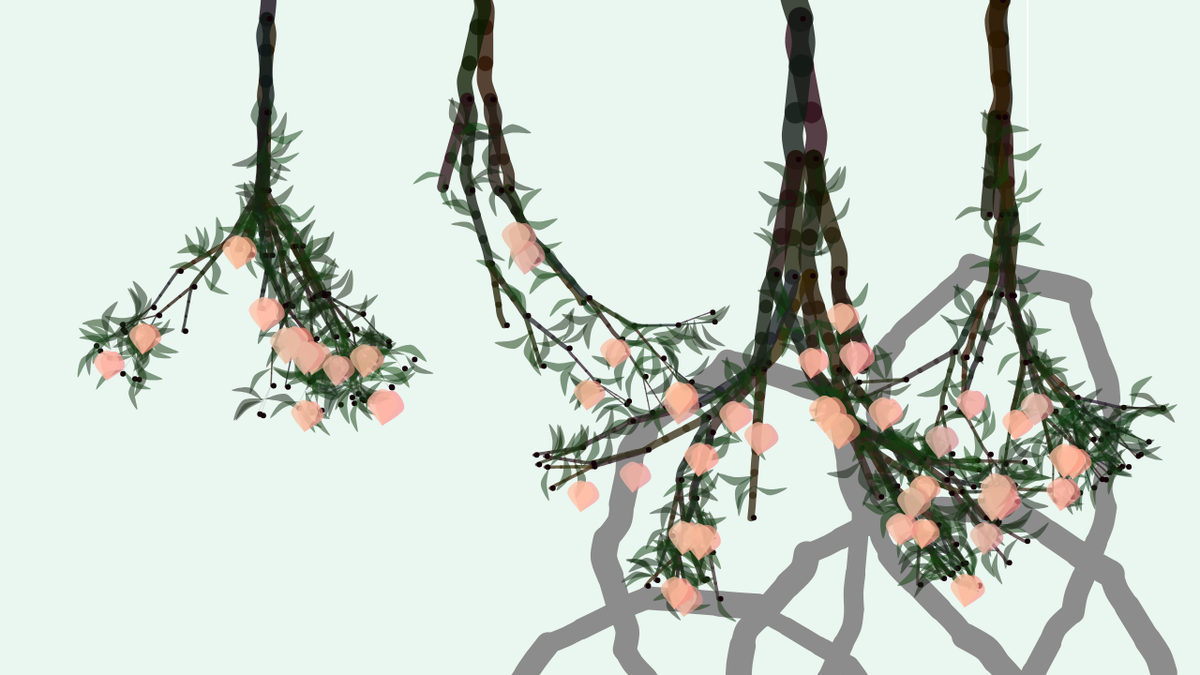
Frame 1 (no input)
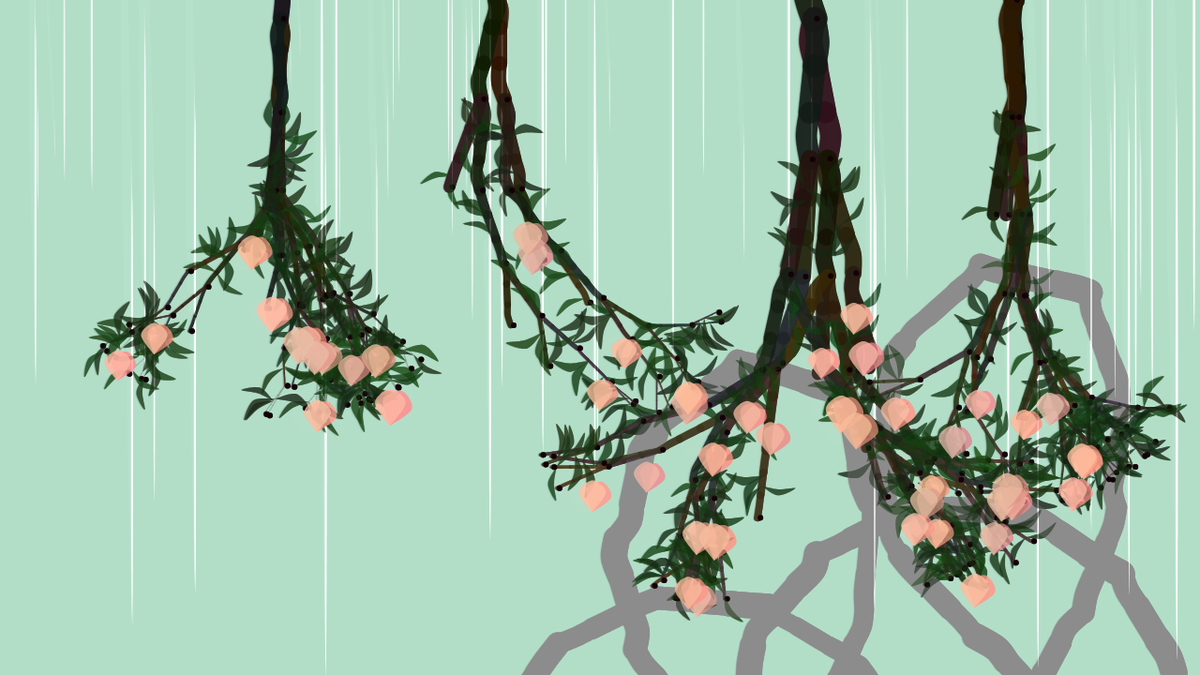
Frame 60 (no input)
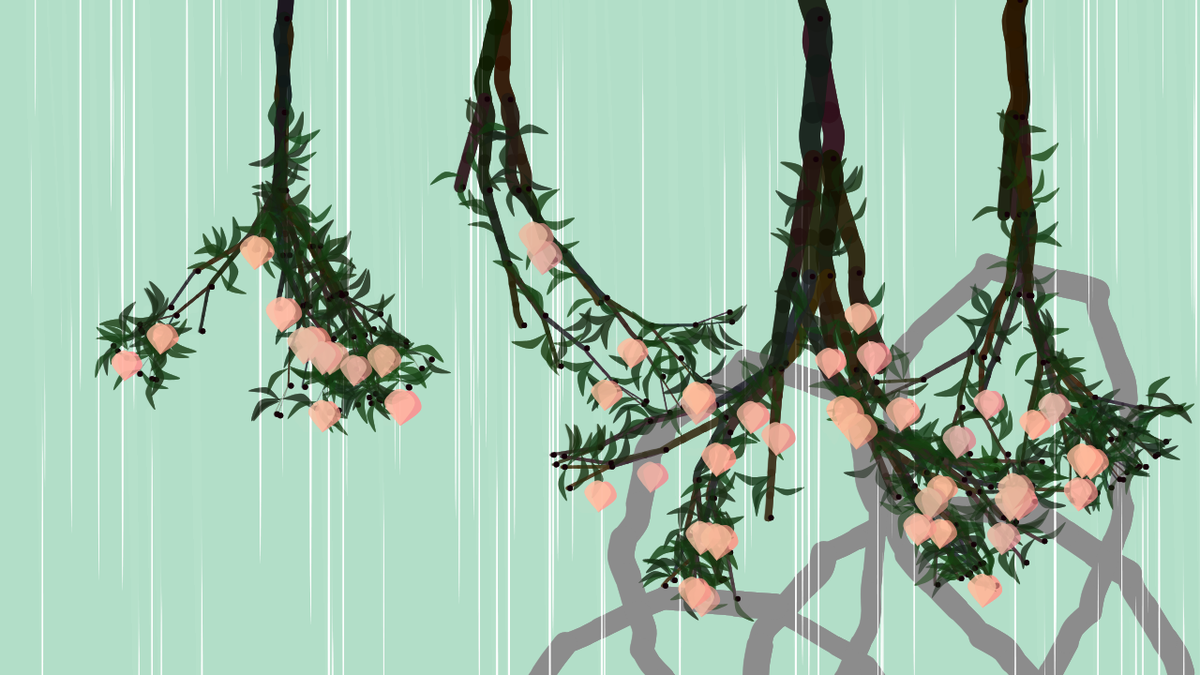
Frame 120 (the mouse pressed at the canvas centre since frame 60)

The p5.js sketch that drew these frames (run headless with seeded random() and noise() and a simulated clock; from frame 60 on, the mouse is pressed at the canvas centre):

// p5.js sketch
// ── sketch.js
let canvas;
let PEA_BRANCH_ANGLE;
let joints = [];
let branches = [];
let peaches = [];
let peachesleaves = [];
let mjoints = [];
let mbranches = [];
let waterfalls = [];

function setup() {
  canvas = createCanvas(1280, 720);
  noCursor();

  PEA_BRANCH_ANGLE = -PI / 20;
  let start4 = createVector((width * 5) / 6, -150);
  let start3 = createVector((width * 2) / 3, -160);
  let start2 = createVector(width / 2.5, -150);
  let start1 = createVector(width / 4.5, -100);
  joints.push(start1);

  branch(start4, 0, 150);

  joints.push(start4);

  branch(start3, 0, 180);

  joints.push(start3);

  branch(start2, 0, 140);

  joints.push(start1);

  branch(start1, 0, 120);

  let start5 = createVector(width / 1.2, height + 100);
  let start6 = createVector(width / 1.5, height + 200);
  mjoints.push(start5);
  mjoints.push(start6);
  mbranch(start5, 0, 120);
  mbranch(start6, 0, 50);
}

function draw() {
    let xOffset = sin(frameCount * 0.01) * 20;
  translate(xOffset, 0); 
  
  background(
    180 + 20 * sin(frameCount * 0.0001),
    220 + 20 * sin(frameCount * 0.0001),
    200 + 14 * sin(frameCount * 0.0001),
    70
  );

  let windForce = map(sin(frameCount * 0.05), -1, 1, -0.1, 0.1);

  let wind = createVector(windForce, 0);

  for (let i = 0; i < mbranches.length; i++) {
    mbranches[i].display();
  }

  if (waterfalls.length >= 1349) {
    waterfalls.shift();
  }

  waterfalls.push(new Waterfall(random(width), 1));

  for (let i = 0; i < waterfalls.length; i++) {
    let w = waterfalls[i];

    let gravity = createVector(0, 1 * w.mass);

    w.applyForce(gravity);

    let resistance = w.vel.copy();
    resistance.mult(-1);
    let speedr = w.vel.mag();

    let dragForce = speedr * speedr * 0.03;
    resistance.mult(dragForce);

    w.applyForce(resistance);

    w.update();

    w.display();
  }

  for (let i = 0; i < branches.length; i++) {
    branches[i].update(wind);
    branches[i].display();
  }
  for (let i = 0; i < joints.length; i++) {
    noStroke();
    noFill();
    fill(20, 0, 8);
    circle(joints[i].x + 3, joints[i].y, 6);
  }

  for (let i = 0; i < peachesleaves.length; i++) {
    peachesleaves[i].display();
  }

  for (let i = 0; i < peaches.length; i++) {
    peaches[i].display();
  }
}

function mbranch(from, angle, len, gen = 0) {
  let vector = p5.Vector.fromAngle(angle).setMag(len);
  let to = p5.Vector.add(from, vector);

  mjoints.push(to);

  let thickness = map(len, 110, 120, 10, 30);
  let stiffness = 0;

  // construct objects
  mbranches.push(new MBranch(from, to, thickness, 150, stiffness, gen));

  // alteration
  len = random(115, 120);
  gen++;

  // recursion
  if (gen >= 0 && gen < 3) {
    let angle1 = angle - PI / 3 + random(-0.1, 0.1);
    mbranch(to, angle1, len, gen);
  } else if (gen >= 3 && gen < 8) {
    let angle1 = angle + PEA_BRANCH_ANGLE * 0.7 - 0.4;
    mbranch(to, angle1, len, gen);
  } else if (gen >= 8 && gen < 10) {
    let angle1 = angle - PI / 3 + random(-0.1, 0.1);
    mbranch(to, angle1, len, gen);
  } else if (gen >= 10 && gen < 15) {
    let angle1 = angle - PEA_BRANCH_ANGLE * 0.7 - 0.4;
    mbranch(to, angle1, len, gen);
  } else if (gen >= 15 && gen < 17) {
    let angle1 = angle - PI / 3 + random(-0.1, 0.1);
    mbranch(to, angle1, len, gen);
  } else if (gen >= 17 && gen < 20) {
    let angle1 = angle + PEA_BRANCH_ANGLE * 0.7 - 0.4;
    mbranch(to, angle1, len, gen);
    if (random() < 0.2) {
      let angle2 = angle + 0.5 * PEA_BRANCH_ANGLE + random(-0.5, 0.5);
      mbranch(to, angle2, len, gen);
    }
    if (random() < 0.1) {
      let angle3 = angle - PEA_BRANCH_ANGLE * 0.8 + random(-0.5, 0.5);
      mbranch(to, angle3, len, gen);
    }
  } else if (gen >= 17 && gen < 22) {
    let angle1 = angle - PI / 30;
    mbranch(to, angle1, len, gen);
  }
}

function branch(from, angle, len, gen = 0) {
  let vector = p5.Vector.fromAngle(angle + PI / 2).setMag(len);
  let to = p5.Vector.add(from, vector);

  joints.push(to);

  let thickness = map(len, 35, 150, 0.5, 25);
  let stiffness = 0;

  // construct objects
  branches.push(new Branch(from, to, thickness, 150, stiffness, gen));

  if (gen >= 2 && gen <= 7) {
    if (random() < 0.8) {
      peachesleaves.push(new PeachesLeave(from, to, 1, 50));
    }
  }

  if (gen >= 3) {
    if (random() < 0.2) {
      peaches.push(new Peaches(from, to, 1, 50));
    }
  }

  // alteration
  len = (len * 5) / 6;
  gen++;

  // recursion
  if (gen >= 0 && gen < 3) {
    let angle1 = angle + PEA_BRANCH_ANGLE * 0.5 + random(-0.1, 0.1);
    branch(to, angle1, len, gen);

    let angle2 = angle - PEA_BRANCH_ANGLE * 0.5 + random(-0.1, 0.1);
    branch(to, angle2, len, gen);
  } else if (gen >= 3 && gen < 8) {
    if (random() < 0.5) {
      let angle1 = angle + PEA_BRANCH_ANGLE * 0.8 + random(-0.5, 0.5);
      branch(to, angle1, len, gen);
    }

    if (random() < 0.4) {
      let angle1 = angle + 0.5 * PEA_BRANCH_ANGLE + random(-0.5, 0.5);
      branch(to, angle1, len, gen);
    }

    if (random() < 0.3) {
      let angle3 = angle - 0.5 * PEA_BRANCH_ANGLE + random(-0.5, 0.5);
      branch(to, angle3, len, gen);
    }

    if (random() < 0.2) {
      let angle4 = angle - PEA_BRANCH_ANGLE * 0.8 + random(-0.5, 0.5);
      branch(to, angle4, len, gen);
    }
  }
}

class MBranch {
  constructor(from, to, thickness, len, stiffness, gen) {
    this.from = from;
    this.to = to;
    this.thickness = thickness;
    this.len = (len * thickness) / 40;
    this.k = stiffness;
    this.bend = (random(-10, 10) * thickness) / 30;
    this.gen = gen;
  }

  display() {
    let midX1 = lerp(this.from.x, this.to.x, 1 / 6);
    let midY1 = lerp(this.from.y, this.to.y, 1 / 6);

    let midX2 = lerp(this.from.x, this.to.x, 1 / 3);
    let midY2 = lerp(this.from.y, this.to.y, 1 / 3);

    let midX3 = lerp(this.from.x, this.to.x, 1 / 2);
    let midY3 = lerp(this.from.y, this.to.y, 1 / 2);

    let midX4 = lerp(this.from.x, this.to.x, 2 / 3);
    let midY4 = lerp(this.from.y, this.to.y, 2 / 3);

    let midX5 = lerp(this.from.x, this.to.x, 5 / 6);
    let midY5 = lerp(this.from.y, this.to.y, 5 / 6);
    push();
    stroke(140);
    noFill();

    beginShape();
    strokeWeight(this.thickness);

    curveVertex(this.from.x, this.from.y);
    curveVertex(this.from.x, this.from.y);
    curveVertex(midX1 + this.bend, midY1);
    curveVertex(midX2 + this.bend * 0.4, midY2);
    curveVertex(midX2 + this.bend * 0.4, midY2);
    endShape();

    beginShape();
    strokeWeight(this.thickness * 0.95);
    curveVertex(midX2 + this.bend * 0.4, midY2);
    curveVertex(midX2 + this.bend * 0.4, midY2);
    curveVertex(midX3, midY3);
    curveVertex(midX4 - this.bend * 0.4, midY4);
    curveVertex(midX4 - this.bend * 0.4, midY4);
    endShape();

    beginShape();
    strokeWeight(this.thickness * 0.9);
    curveVertex(midX4 - this.bend * 0.4, midY4);
    curveVertex(midX4 - this.bend * 0.4, midY4);
    curveVertex(midX5 - this.bend, midY5);
    curveVertex(this.to.x, this.to.y);
    curveVertex(this.to.x, this.to.y);
    endShape();
    pop();
  }
}

class Branch {
  constructor(from, to, thickness, len, stiffness, gen) {
    this.from = from;
    this.to = to;
    this.thickness = thickness;
    this.len = (len * thickness) / 30;
    this.k = stiffness;
    this.bend = (random(-10, 10) * thickness) / 30;
    this.gen = gen;
    let inc = 5;
    this.col = color(
      25 + random(-20, 20) + gen * inc,
      17 + random(-10, 10) + gen * inc,
      8 + random(-20, 20) + gen * inc,
      200
    );
  }

  update(wind) {
    let vector = p5.Vector.sub(this.to, this.from);
    let distance = vector.mag();
    let stretch = distance - this.len;
    let force = vector
      .copy()
      .normalize()
      .mult(stretch * this.k);

    force.add(wind);
    this.from.add(force);
    this.to.sub(force);
  }

  display() {
    let midX1 = lerp(this.from.x, this.to.x, 1 / 6);
    let midY1 = lerp(this.from.y, this.to.y, 1 / 6);

    let midX2 = lerp(this.from.x, this.to.x, 1 / 3);
    let midY2 = lerp(this.from.y, this.to.y, 1 / 3);

    let midX3 = lerp(this.from.x, this.to.x, 1 / 2);
    let midY3 = lerp(this.from.y, this.to.y, 1 / 2);

    let midX4 = lerp(this.from.x, this.to.x, 2 / 3);
    let midY4 = lerp(this.from.y, this.to.y, 2 / 3);

    let midX5 = lerp(this.from.x, this.to.x, 5 / 6);
    let midY5 = lerp(this.from.y, this.to.y, 5 / 6);
    push();
    stroke(this.col);
    noFill();

    beginShape();
    strokeWeight(this.thickness);

    curveVertex(this.from.x, this.from.y);
    curveVertex(this.from.x, this.from.y);
    curveVertex(midX1 + this.bend, midY1);
    curveVertex(midX2 + this.bend * 0.4, midY2);
    curveVertex(midX2 + this.bend * 0.4, midY2);
    endShape();

    beginShape();
    strokeWeight(this.thickness * 0.95);
    curveVertex(midX2 + this.bend * 0.4, midY2);
    curveVertex(midX2 + this.bend * 0.4, midY2);
    curveVertex(midX3, midY3);
    curveVertex(midX4 - this.bend * 0.4, midY4);
    curveVertex(midX4 - this.bend * 0.4, midY4);
    endShape();

    beginShape();
    strokeWeight(this.thickness * 0.9);
    curveVertex(midX4 - this.bend * 0.4, midY4);
    curveVertex(midX4 - this.bend * 0.4, midY4);
    curveVertex(midX5 - this.bend, midY5);
    curveVertex(this.to.x, this.to.y);
    curveVertex(this.to.x, this.to.y);
    endShape();
    pop();
  }
}

class PeachesLeave {
  constructor(from, to, pct, size) {
    this.from = from;
    this.to = to;
    this.pct1 = pct * random(0.2, 0.5);
    this.pct2 = pct * random(0.5, 1);
    this.size = size * random(0.25, 0.5);
    this.col = color(
      20 + random(-5, 5),
      50 + random(-20, 20),
      16 + random(-5, 5),
      130
    );

    this.angle = random(PI * 2);
  }
  display() {
    let Px1 = lerp(this.from.x, this.to.x, this.pct1);
    let Py1 = lerp(this.from.y, this.to.y, this.pct1);

    push();
    translate(Px1, Py1); // anchor of the transformation
    rotate(this.angle); //
    noStroke();
    fill(this.col);
    beginShape();
    curveVertex(0, 0);
    curveVertex(0, 0);
    curveVertex(3, 20);
    curveVertex(sin(frameCount * 0.05) * 2, 40);
    curveVertex(12, 20);
    curveVertex(0, 0);
    curveVertex(0, 0);
    endShape();
    rotate(PI / 10 + this.angle);
    beginShape();
    curveVertex(0, 0);
    curveVertex(0, 0);
    curveVertex(3, -20);
    curveVertex(sin(frameCount * 0.05) * 2, -40);
    curveVertex(12, -20);
    curveVertex(0, 0);
    curveVertex(0, 0);
    endShape();
    pop();

    let Px2 = lerp(this.from.x, this.to.x, this.pct2);
    let Py2 = lerp(this.from.y, this.to.y, this.pct2);

    push();
    translate(Px2, Py2); // anchor of the transformation
    rotate(this.angle); //
    scale(0.9);
    noStroke();
    fill(this.col);
    beginShape();
    curveVertex(0, 0);
    curveVertex(0, 0);
    curveVertex(3, -20);
    curveVertex(sin(frameCount * 0.05) * 2, -40);
    curveVertex(10, -20);
    curveVertex(0, 0);
    curveVertex(0, 0);
    endShape();
    rotate(PI / 10 + this.angle);
    beginShape();
    curveVertex(0, 0);
    curveVertex(0, 0);
    curveVertex(3, -20);
    curveVertex(sin(frameCount * 0.05) * 2, -40);
    curveVertex(10, -20);
    curveVertex(0, 0);
    curveVertex(0, 0);
    endShape();
    pop();
  }
}

class Peaches {
  constructor(from, to, pct, size) {
    this.from = from;
    this.to = to;
    this.pct = pct * random(0.2, 0.8);
    this.size = size * random(0.8, 1);
    this.angle = random(PI * 2);

    this.col1 = color(
      250 + random(-30, 30),
      150 + random(-10, 10),
      140 + random(-10, 10),
      170
    );

    this.col2 = color(
      255 + random(-30, 30),
      280 + random(-10, 10),
      200 + random(-10, 10),
      70
    );
  }
  display() {
    let Px = lerp(this.from.x, this.to.x, this.pct);
    let Py = lerp(this.from.y, this.to.y, this.pct);

    push();
    translate(Px, Py + this.size);
    rotate(PI);
    noStroke();
    fill(this.col1);
    beginShape();
    curveVertex(sin(frameCount * 0.05) * 2, 0);
    curveVertex(sin(frameCount * 0.05) * 2, 0);
    curveVertex(-this.size / 3, this.size / 2);
    curveVertex(0, this.size * 0.8);
    curveVertex(this.size / 3, this.size / 2);
    curveVertex(sin(frameCount * 0.05) * 2, 0);
    curveVertex(sin(frameCount * 0.05) * 2, 0);
    endShape();
    rotate(PI / 10);
    beginShape();
    curveVertex(sin(frameCount * 0.05) * 2, 0);
    curveVertex(sin(frameCount * 0.05) * 2, 0);
    curveVertex(-this.size / 3, this.size / 2);
    curveVertex(0, this.size * 0.8);
    curveVertex(this.size / 3, this.size / 2);
    curveVertex(sin(frameCount * 0.05) * 2, 0);
    curveVertex(sin(frameCount * 0.05) * 2, 0);
    endShape();
    pop();

    push();
    translate(Px, Py + this.size);
    rotate(PI);
    noStroke();
    fill(this.col2);
    beginShape();
    curveVertex(sin(frameCount * 0.05) * 2, 0);
    curveVertex(sin(frameCount * 0.05) * 2, 0);
    curveVertex(-this.size / 3, this.size / 2);
    curveVertex(0, this.size * 0.8);
    curveVertex(this.size / 3, this.size / 2);
    curveVertex(sin(frameCount * 0.05) * 2, 0);
    curveVertex(sin(frameCount * 0.05) * 2, 0);
    endShape();
    pop();
  }
}

class Waterfall {
  constructor(x, y) {
    this.pos = createVector(x, y);
    this.vel = createVector(0, 0);
    this.acc = createVector();
    this.rad = random(1, 20);
    this.mass = this.rad;
  }

  applyForce(f) {
    let force = f.copy();
    force.div(this.mass);
    this.acc.add(force);
  }

  update() {
    this.vel.add(this.acc);
    this.pos.add(this.vel);
    this.acc.mult(0);
  }

  display() {
    push();
    translate(this.pos.x, this.pos.y);
    noStroke();
    fill(255);
    ellipse(0, 0, this.rad * 0.1, this.rad * 30);
    pop();
  }
}

function keyPressed() {
  if (key == "f") {
    let fs = fullscreen();
    fullscreen(!fs);
  }
}
